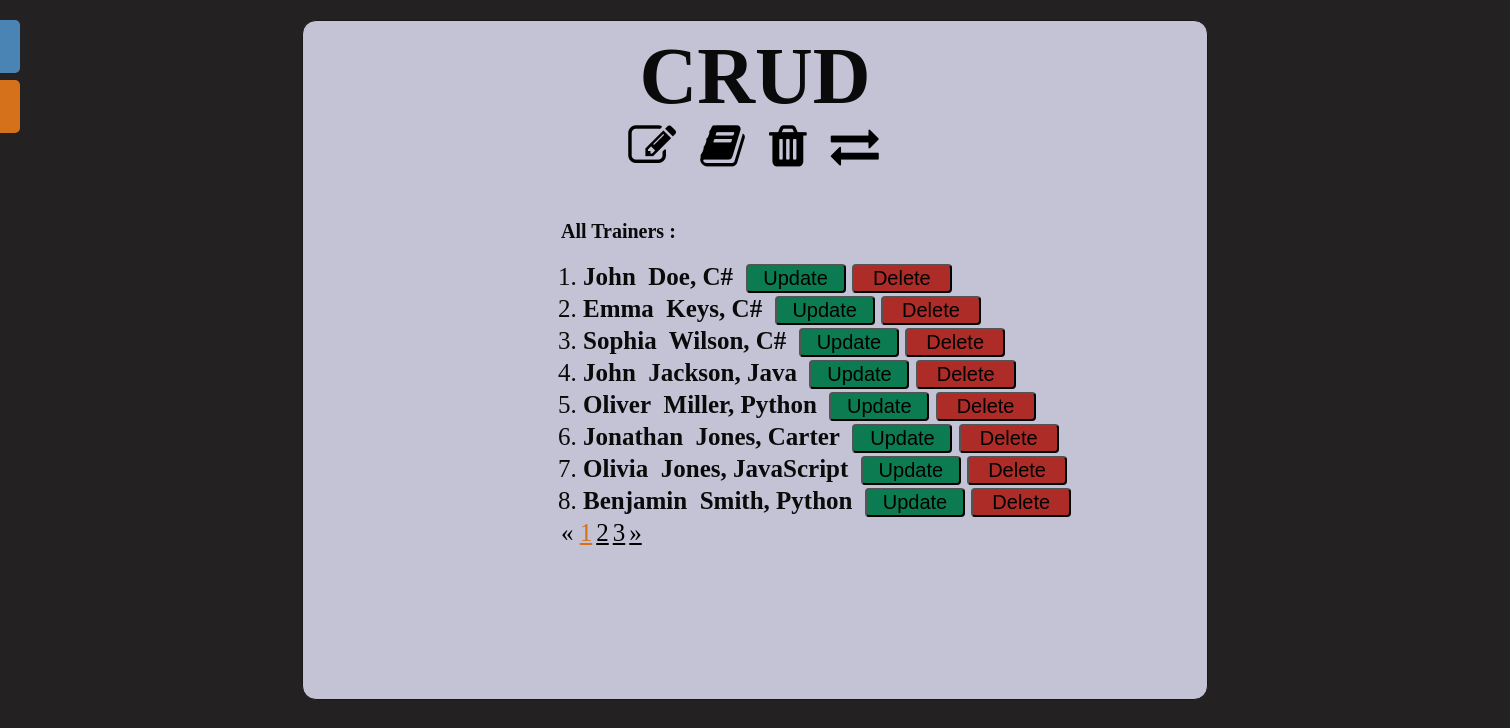
/home/, run on the app's committed database.
### trainer_app/models.py (models this page shows)
class Trainers(models.Model):
    first_name = models.CharField(max_length=50)
    last_name = models.CharField(max_length=50)
    subject = models.CharField(max_length=50)

### trainer_app/views.py (the view)
# urls.py: 2. Add a URL to urlpatterns:  path('', views.home, name='home')
def home(request):
    all_trainers_list = Trainers.objects.all()
    page = request.GET.get('page', 1)
    paginator = Paginator(all_trainers_list, 8)
    try:
        trainers = paginator.page(page)
    except PageNotAnInteger:
        trainers = paginator.page(1)
    except EmptyPage:
        trainers = paginator.page(paginator.num_pages)
    context = {"trainers": trainers}
    return render(request, "trainer_app/home.html",context)

### trainer_app/templates/trainer_app/home.html (shortened to what this page needs)
{% extends 'trainer_app/base.html' %}
{% block content %}
    <div class="box"style="margin-left:650px;">
        <h2>All Trainers :</h2>
        {% if trainers %}
            <ol>
            {% for trainer in trainers %}
                <li>
                    <b><span class="first_name">{{trainer.first_name}}&nbsp; </span></b>
                    <b><span class="last_name">{{trainer.last_name}},</span></b>
                    <b><span class="subject">{{trainer.subject}}&nbsp;</span></b>
                    <span><button style="background-color: #0c7b52;  width: 100px; font-size: 20px; margin-bottom:2px;"><a style="color:black; text-decoration:none;" href="/update/{{trainer.id}}">Update</a></button></span>
                    <span><button style="background-color: #ae2c28; width: 100px; font-size: 20px; margin-bottom:2px;"><a onclick="return confirm('Are you sure you want to delete the trainer?')" style="color:black; text-decoration:none;" href="/delete/{{trainer.id}}">Delete</a></span>
                </li>
            {% endfor %}
            </ol>
        {% else %}
            <h2><b>No Trainer added!</b></h2>
        {% endif %}
        {% if trainers.has_other_pages %}
            <nav>
                <ul class="pagination justify-content-center">
                {% if trainers.has_previous %}
                    <li class="page-item" style="display:inline; color:black;">
                        <a class="page-link"style="color:black;" href="?page={{ trainers.previous_page_number }}" aria-label="Previous">
                        <span aria-hidden="true">&laquo;</span>
                        </a>
                    </li>
                    {% else %}
                    <li class="page-item disabled"style="display:inline; color:black;">
                        <span class="page-link" aria-hidden="true">&laquo;</span>
                    </li>
                    {% endif %}
                    {% for t in trainers.paginator.page_range %}
                    {% if trainers.number == t %}
                        <li class="page-item"style="display:inline;"><a class="page-link" style="color:#d5711a" href="#">{{ t }}</a></li>
                    {% else %}
                        <li class="page-item"style="display:inline; color:black;"><a class="page-link" style="color:black;" href="?page={{ t }}">{{ t }}</a></li>
                    {% endif %}
                    {% endfor %}
                    {% if trainers.has_next %}
                    <li class="page-item"style="display: inline;color:black;">
                        <a class="page-link"style="color:black;" href="?page={{ trainers.next_page_number }}" aria-label="Next">
                        <span aria-hidden="true">&raquo;</span>
                        </a>
                    </li>
                    {% else %}
                    <li class="page-item disabled"style="display: inline;color:black;">
                        <span class="page-link" aria-hidden="true">&raquo;</span>
                    </li>
                {% endif %}
                </ul>
            </nav>
        {% endif %}
    </div>
{% endblock %}

### trainer_app/templates/trainer_app/base.html (shortened to what this page needs)
<!DOCTYPE html>
<html lang="en">
    <head>
        {% load static %}
        <link rel="stylesheet" type="text/css" href="{% static 'trainer_app/css/main.css' %}">
        <link rel="stylesheet" href="https://cdnjs.cloudflare.com/ajax/libs/font-awesome/4.7.0/css/font-awesome.min.css">
    </head>
    <body>
        {% block mySidenav %}
        <div id="mySidenav" class="sidenav">
            <a href="/home" id="home">Home</a>
            <a href="/create" id="create">Create</a>
        </div>
        <div class="center"style="background-color: #c3c3d5;">
        <h1>CRUD </h1>
        <div class="center2">
            <div class="fa">
                <i class="fa fa-pencil-square-o fa-3x" aria-hidden="true"></i>
                <i class="fa fa-book fa-3x" aria-hidden="true"></i>
                <i class="fa fa-trash fa-3x" aria-hidden="true"></i>
                <i class="fa fa-exchange fa-3x" aria-hidden="true"></i>
            </div>
        </div>
        {% endblock %}
        {% block content %}{% endblock %}
    </body>
</html>

### trainer_app/static/trainer_app/css/main.css (style rules this page uses)
* { box-sizing: border-box; margin: 0; }
body { background-color: #232121; width:100%; min-width:1500px; height:auto; }
#mySidenav a { position: fixed; left: -80px; transition: 0.3s; padding: 15px; width: 100px; text-decoration: none; font-size: 20px; color: white; border-radius: 0 5px 5px 0; }
#home { top: 20px; background-color: #4a84b4; }
#create { top: 80px; background-color: #d5711a; }
.box { margin-top: 50px; width: 600px; height: 450px; position: relative; left: -370px; margin-left: -50px; }
.center { margin: auto; width: 60%; height: 680px; border: 1px solid #181818; padding: 10px; border-radius: 14px; margin-top: 20px; position: relative; }
.center2 { text-align: center; display: relative; margin-left: 63px; }
h1 { text-align: center; margin: auto; text-transform: uppercase; color: #090a09; font-size: 80px }
h2 { margin-left: -32px; margin-top: 20px; color: #090a09; font-size: 20px }
li { color: #090a09; font-size: 25px; }
ol { margin-left: -50px; color: #090a09; }
nav { margin-left: -72px; }
button { width: 120px; border-radius: 4px; background-color: #d5711a; }
.fa i { position: relative; left: -33px; margin-inline: 10px; align-items: center; }

### data on the page
Trainers: first_name "John", last_name "Doe", subject "C#"
Trainers: first_name "Emma", last_name "Keys", subject "C#"
Trainers: first_name "Sophia", last_name "Wilson", subject "C#"
Trainers: first_name "John", last_name "Jackson", subject "Java"
Trainers: first_name "Oliver", last_name "Miller", subject "Python"
Trainers: first_name "Jonathan", last_name "Jones", subject "Carter"
Trainers: first_name "Olivia", last_name "Jones", subject "JavaScript"
Trainers: first_name "Benjamin", last_name "Smith", subject "Python"

### other printed values
{{ t }} "1"
{{ t }} "2" "3"
